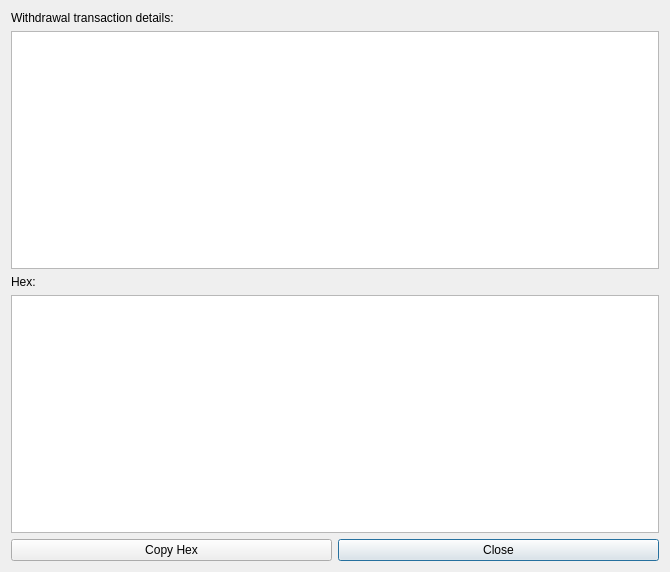
<?xml version="1.0" encoding="UTF-8"?>
<ui version="4.0">
 <class>SidechainWTPrimeDetails</class>
 <widget class="QDialog" name="SidechainWTPrimeDetails">
  <property name="geometry">
   <rect>
    <x>0</x>
    <y>0</y>
    <width>670</width>
    <height>572</height>
   </rect>
  </property>
  <property name="windowTitle">
   <string>Dialog</string>
  </property>
  <layout class="QGridLayout" name="gridLayout">
   <item row="4" column="0">
    <widget class="QPushButton" name="pushButtonCopyHex">
     <property name="text">
      <string>Copy Hex</string>
     </property>
    </widget>
   </item>
   <item row="1" column="0" colspan="2">
    <widget class="QTextBrowser" name="textBrowserTx">
     <property name="lineWrapMode">
      <enum>QTextEdit::NoWrap</enum>
     </property>
    </widget>
   </item>
   <item row="3" column="0" colspan="2">
    <widget class="QTextBrowser" name="textBrowserHex"/>
   </item>
   <item row="0" column="0" colspan="2">
    <widget class="QLabel" name="label">
     <property name="text">
      <string>Withdrawal transaction details:</string>
     </property>
    </widget>
   </item>
   <item row="4" column="1">
    <widget class="QPushButton" name="pushButtonClose">
     <property name="text">
      <string>Close</string>
     </property>
     <property name="default">
      <bool>true</bool>
     </property>
    </widget>
   </item>
   <item row="2" column="0">
    <widget class="QLabel" name="label_2">
     <property name="text">
      <string>Hex:</string>
     </property>
    </widget>
   </item>
  </layout>
 </widget>
 <resources/>
 <connections/>
</ui>
